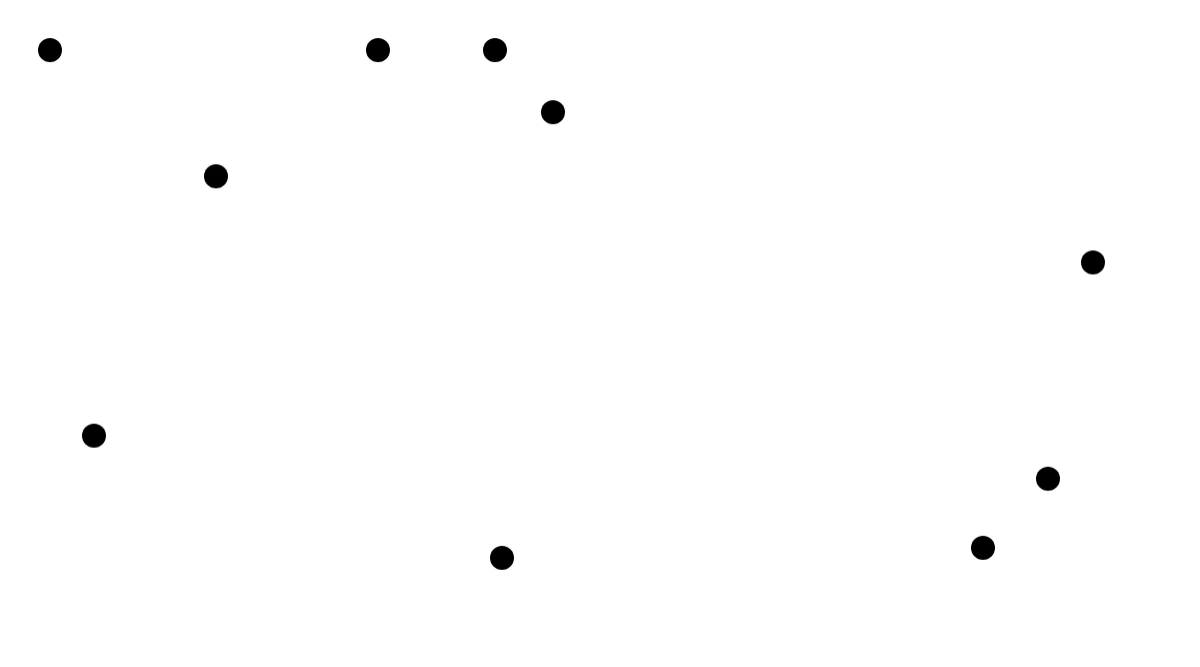
Frame 1 (no input)
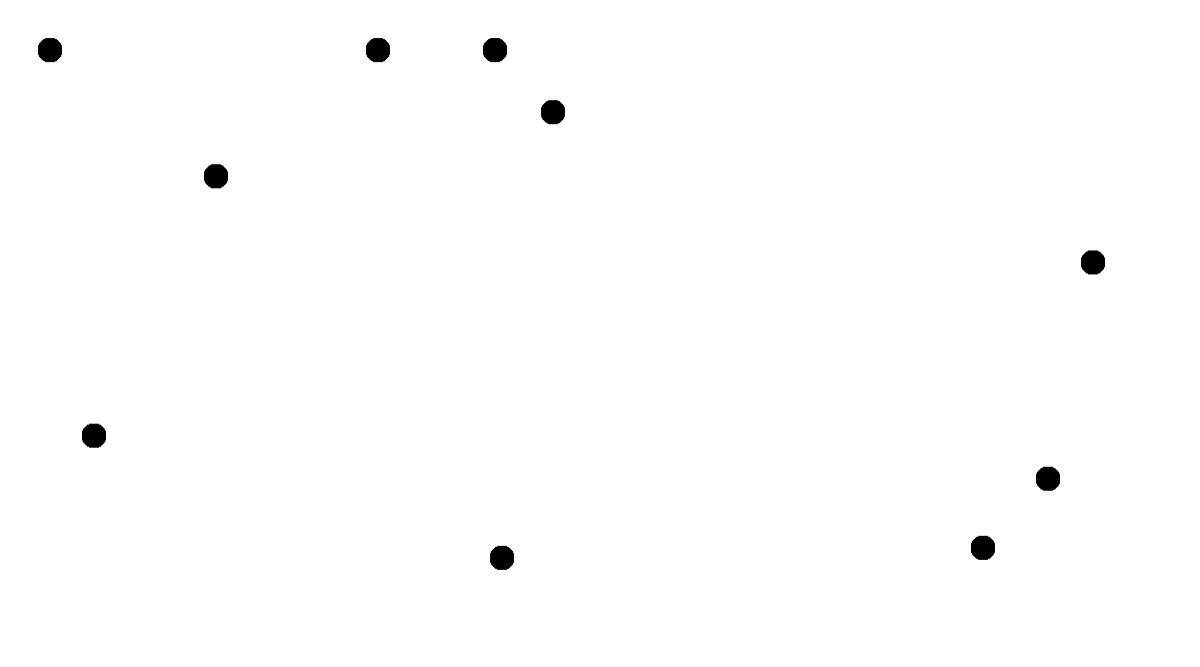
Frame 60 (no input)
Frame 120 (the mouse pressed at the canvas centre since frame 60): identical to frame 1, image omitted

The p5.js sketch that drew these frames (run headless with seeded random() and noise() and a simulated clock; from frame 60 on, the mouse is pressed at the canvas centre):

// p5.js sketch
// ── sketch.js
var targets = [];

function setup() {
    createCanvas(windowWidth, windowHeight/1.5);
    for(var i=0; i<10; i++) {
        targets[i] = new Target();
    }
}

function draw() {
    fill(255);
    if(mouseIsPressed) {
        clear();
        for(var i=0; i<targets.length; i++) {
            if(targets[i].targetHit()) {
                targets[i].shootTarget();
            }
            targets[i].show();
        }
    } else {
        for(var i=0; i<targets.length; i++) {
        targets[i].show();
        }
    }
}

function Score() {
    this.score = 0;
    
    this.increment = function(value) {
        this.score += value;
    }
}

function Target() {
    
    this.shot = true;
    this.x;
    this.y;
    this.width = windowWidth/50;
    this.height = windowWidth/50;
    
    this.show = function() {
        if(this.shot) {
            noStroke();
            fill(0,0,0);
            this.x = this.pickX();
            this.y = this.pickY();
            ellipse(this.x, this.y, this.width, this.height);
            this.shot = false;
        } else {
            noStroke();
            fill(0,0,0);
            ellipse(this.x, this.y, this.width, this.height);
            this.shot = false;
        }
    }
    
    this.targetHit = function() {
        if(mouseX < (this.x + (this.width/2)) && mouseX > (this.x - (this.width/2))) {
            if(mouseY < (this.y + (this.height/2)) && mouseY > (this.y - (this.height/2))) {
                return true;
            }
        }
        return false;
    }
    
    this.shootTarget = function() {
        this.shot = true;
    }
    
    this.pickX = function() {
        var x = Math.floor(Math.random() * windowWidth - 100);
        if(x < 50) {
            x = 50;
        }
        return x;
    }
    
    this.pickY = function() {
        var y = Math.floor(Math.random() * (windowHeight/1.5) - 100);
        if(y < 50) {
            y = 50;
        }
        return y;
    }
}
